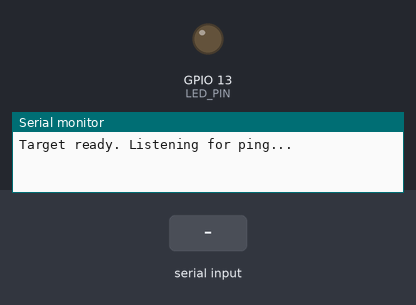
A sketch run on a simulated ESP32. On the bench: output pins drawn as LEDs (lit = HIGH), the last lines printed to the serial monitor. The inputs (shaded band) are chosen by the test bench.

Above: at 2.2 s.
2.3 s: "ping\n" received over the second serial link
At 2.4 s:
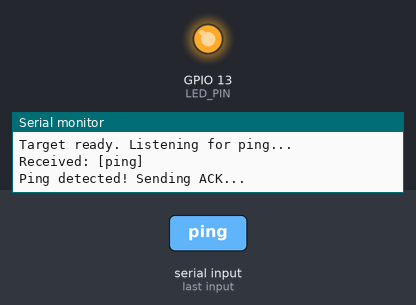
4.0 s: "ACK\n" received over the second serial link
5.5 s: "1\n" received over the second serial link
Timing chart, 0 to 8.5 s (numbered marks = the images above; inputs shaded):
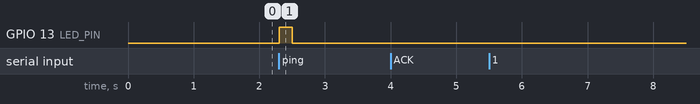

Measured:
- after the input at 2.3 s, GPIO 13 (LED_PIN): LOW → HIGH at once, → LOW 0.20 s later

The sketch:

Target.ino
```cpp
// LoRa Coverage Mapper — Target
// Arduino + Heltec V3 (Meshtastic)
//
// Listens for "ping" on a private Meshtastic channel.
// Automatically replies with "ACK".
// No node ID needed — private channel means all messages are from the sender.
//
// Wiring:
//   Pin 4  -> Heltec RX
//   Pin 5  -> Heltec TX
//   Pin 13 -> LED (ping received indicator)

#include <HardwareSerial.h>

// Heltec serial
HardwareSerial HeltecSerial(1);
const int HELTEC_RX = 4;
const int HELTEC_TX = 5;

// LED
const int LED_PIN = 13;

void setup() {
  Serial.begin(115200);
  delay(1000);

  HeltecSerial.begin(9600, SERIAL_8N1, HELTEC_RX, HELTEC_TX);

  pinMode(LED_PIN, OUTPUT);
  digitalWrite(LED_PIN, LOW);

  Serial.println("Target ready. Listening for ping...");
}

void loop() {
  if (HeltecSerial.available()) {
    String msg = HeltecSerial.readStringUntil('\n');
    msg.trim();

    if (msg.length() == 0) return;

    Serial.println("Received: [" + msg + "]");

    // Skip echo of our own outgoing ACK
    if (msg.indexOf("ACK") >= 0) return;

    // Any message containing "ping" on this private channel is from the sender
    if (msg.indexOf("ping") >= 0) {
      Serial.println("Ping detected! Sending ACK...");

      digitalWrite(LED_PIN, HIGH);
      delay(200);
      digitalWrite(LED_PIN, LOW);

      HeltecSerial.println("ACK");

      Serial.println("ACK sent.");
    }
  }
}
```
